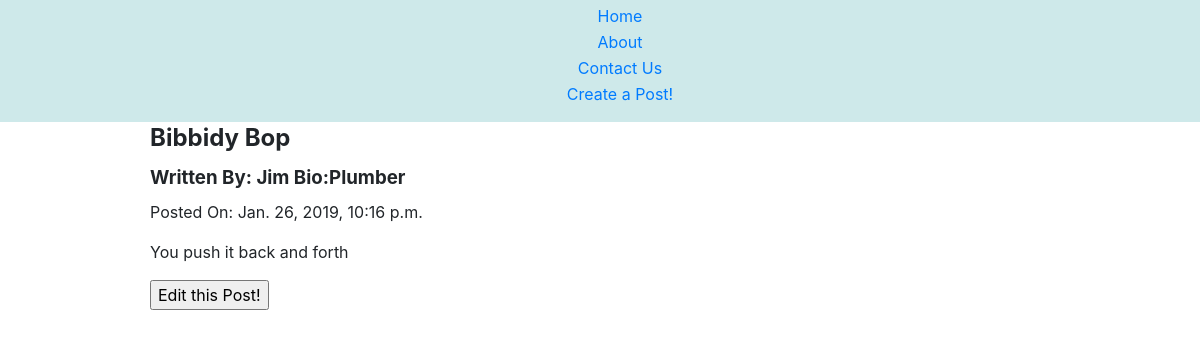
The app's page /blog/4/ with its own data.
### blog/models.py (models this page shows, shortened)
class Post(models.Model):
    title = models.CharField(max_length=50)
    description = models.CharField(max_length=300)
    author = models.ForeignKey(Author, on_delete=models.CASCADE)
    creation_date = models.DateTimeField('date created')

class Author(models.Model):
    author_name = models.CharField(max_length=30)
    bio = models.CharField(max_length=300)
    def __str__(self):
        return self.author_name + " Bio:" + self.bio

### blog/views.py (the view)
# urls.py: path('blog/<int:post_id>/', views.details, name='detail'),
def details(request, post_id):
    post = Post.objects.get(pk=post_id)
    context = {'post':post}
    return render(request, 'blog/detail.html', context)

### blog/templates/blog/detail.html
{% load static %}
<head>
    <link rel="stylesheet" href="{% static 'blog/bootstrap-reboot.css' %}">
</head>
    <nav>
        <ul>
            <li><a href="/">Home</a></li>
            <li><a href="#">About</a></li>
            <li><a href="#">Contact Us</a></li>
            <li><a href="/blog/creation"> Create a Post! </a></li>
        </ul>
    </nav>
<main>
    <h2>
        {{ post.title }}
    </h2>
    <h3>
        Written By: {{post.author}}
    </h3>
    <p>
        Posted On: {{post.creation_date}}
    </p>
    <p>
        {{post.description}}
    </p>
    <form action="/blog/{{ post.id }}/edit">
        <input type="submit" value="Edit this Post!" />
    </form>
</main>

### records on screen
Post: title "Bibbidy Bop", author "Jim Bio:Plumber", creation_date "Jan. 26, 2019, 10:16 p.m.", description "You push it back and forth"
